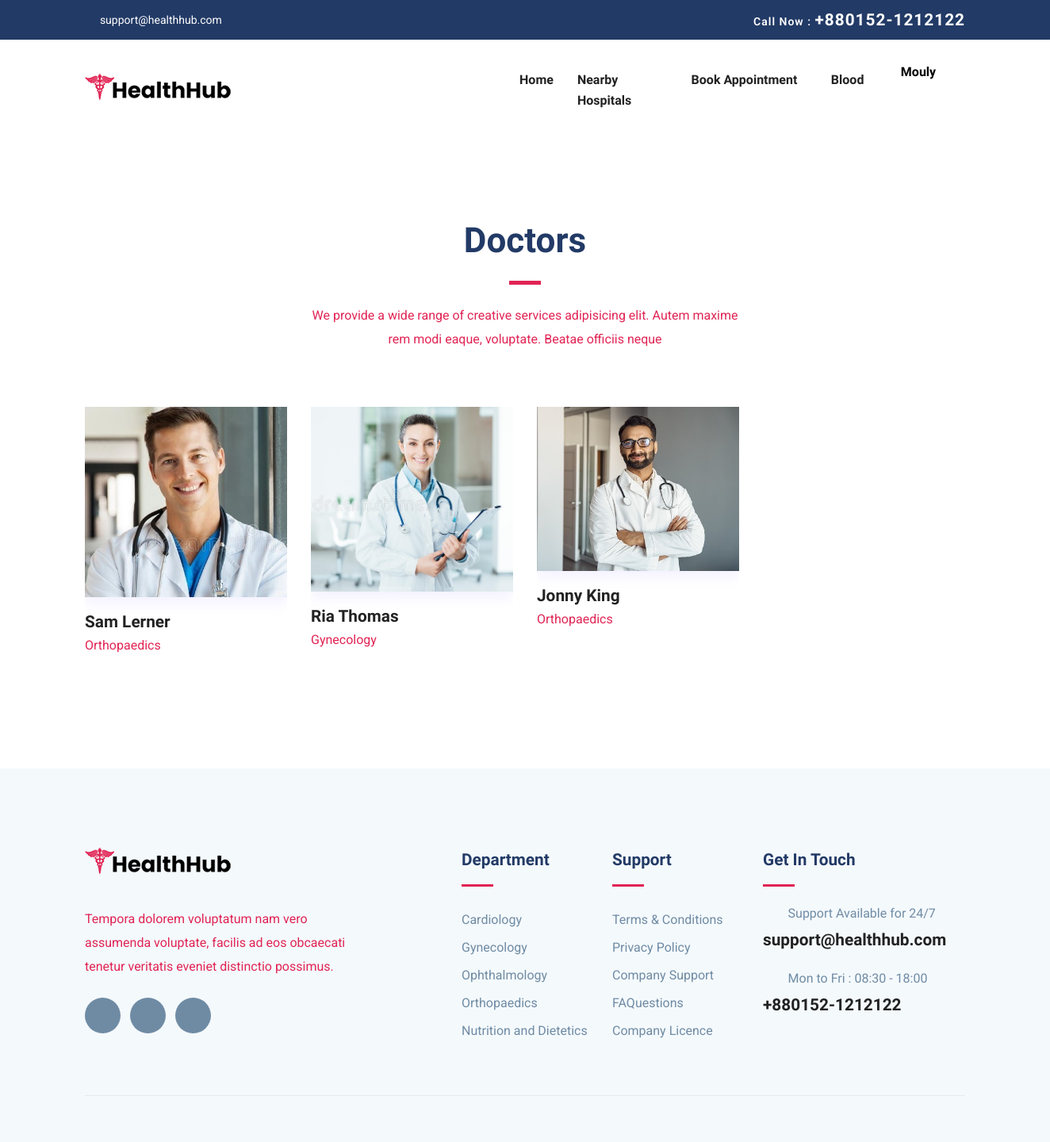
Page /user_doctors.php (signed in) on the committed database.
### tables this page shows
CREATE TABLE `doctors` (
  `doc_id` int(11) NOT NULL,
  `firstname` varchar(50) NOT NULL,
  `lastname` varchar(50) NOT NULL,
  `nid` varchar(50) NOT NULL,
  `education1` varchar(50) NOT NULL,
  `education2` varchar(50) NOT NULL,
  `year1` varchar(50) NOT NULL,
  `year2` varchar(50) NOT NULL,
  `gender` varchar(50) NOT NULL,
  `contact` varchar(50) NOT NULL,
  `clinic_address` varchar(100) NOT NULL,
  `clinic_city` varchar(50) NOT NULL,
  `clinic_zip` varchar(50) NOT NULL,
  `doc_sched_id` int(11) NOT NULL DEFAULT 1,
  `hos_id` int(11) NOT NULL DEFAULT 0,
  `username` varchar(50) NOT NULL,
  `email` varchar(100) NOT NULL,
  `password` varchar(100) NOT NULL,
  `dep_id` int(11) NOT NULL,
  `dep_name` varchar(100) NOT NULL,
  `join_date` varchar(50) NOT NULL,
  `image` varchar(250) NOT NULL,
  `status` int(11) NOT NULL DEFAULT 0
);

CREATE TABLE `department` (
  `dep_id` int(11) NOT NULL,
  `sched_id` int(11) NOT NULL DEFAULT 1,
  `image` varchar(250) NOT NULL,
  `dep_name` varchar(50) NOT NULL,
  `dep_short_description` varchar(250) NOT NULL,
  `dep_full_description` varchar(500) NOT NULL
);

### user_doctors.php (the view, shortened to what this page needs)
<!DOCTYPE html>
<html lang="zxx">
<head>
	<link rel="stylesheet" href="plugins/bootstrap/css/bootstrap.min.css">
	<link rel="stylesheet" href="plugins/icofont/icofont.min.css">
	<link rel="stylesheet" href="plugins/slick-carousel/slick/slick.css">
	<link rel="stylesheet" href="plugins/slick-carousel/slick/slick-theme.css">
	<link rel="stylesheet" href="css/style.css">
</head>
<body id="top">
	<?php include_once("./templates/user_header.php");?>
	<section class="section doctors">
		<div class="container">
			<div class="row justify-content-center">
				<div class="col-lg-6 text-center">
					<div class="section-title">
						<h2>Doctors</h2>
						<div class="divider mx-auto my-4"></div>
						<p>We provide a wide range of creative services adipisicing elit. Autem maxime rem modi eaque,
							voluptate. Beatae officiis neque </p>
					</div>
				</div>
			</div>
			<div class="row shuffle-wrapper portfolio-gallery">
				<?php
					$sql = "SELECT * FROM doctors WHERE `status`='1'";
					$result = mysqli_query($conn, $sql);
					if($result){
						while($row=mysqli_fetch_assoc($result)){
							$name=$row['firstname'] ." ". $row['lastname'];
							$image=$row['image'];
							$doc_id=$row['doc_id'];
							$dep_name=$row['dep_name'];
				?>
				<div class="col-lg-3 col-sm-6 col-md-6 mb-4 shuffle-item"
					data-groups="[&quot;cat1&quot;,&quot;cat2&quot;]">
					<div class="position-relative doctor-inner-box">
						<div class="doctor-profile">
							<div class="doctor-img">
								<img src="images/users/<?php echo $image?>" alt="doctor-image" class="img-fluid w-100">
							</div>
						</div>
						<div class="content mt-3">
							<h4 class="mb-0"><a href="user_doctor_single.php?id=<?php echo $doc_id?>"><?php echo $name?></a></h4>
							<p><?php echo $dep_name?></p>
						</div>
					</div>
				</div>
				<?php
						}
					}
				?>
			</div>
		</div>
	</section>
	<?php include_once("./templates/footer.php");?>
</body>
</html>

### templates/footer.php (shortened to what this page needs)
<?php
include_once("./database/config.php");
?>
	<footer class="footer section gray-bg">
		<div class="container">
			<div class="row">
				<div class="col-lg-4 mr-auto col-sm-6">
					<div class="widget mb-5 mb-lg-0">
						<div class="logo mb-4">
							<img src="images/logo.png" alt="" class="img-fluid">
						</div>
						<p>Tempora dolorem voluptatum nam vero assumenda voluptate, facilis ad eos obcaecati tenetur
							veritatis eveniet distinctio possimus.</p>
						<ul class="list-inline footer-socials mt-4">
							<li class="list-inline-item"><a href="https://www.facebook.com/themefisher"><i
										class="icofont-facebook"></i></a></li>
							<li class="list-inline-item"><a href="https://twitter.com/themefisher"><i
										class="icofont-twitter"></i></a></li>
							<li class="list-inline-item"><a href="https://www.pinterest.com/themefisher/"><i
										class="icofont-linkedin"></i></a></li>
						</ul>
					</div>
				</div>
				<div class="col-lg-2 col-md-6 col-sm-6">
					<div class="widget mb-5 mb-lg-0">
						<h4 class="text-capitalize mb-3">Department</h4>
						<div class="divider mb-4"></div>
						<ul class="list-unstyled footer-menu lh-35">
						<?php
							$sql = "SELECT * FROM department LIMIT 5";
							$result = mysqli_query($conn, $sql);
							if($result){
								while($row=mysqli_fetch_assoc($result)){
									$name=$row['dep_name'];
									$id=$row['dep_id'];
						?>
							<li><a href="department-single.php?id=<?php echo $id ?>"><?php echo $name?></a></li>
							<?php
									}
								}
							?>
						</ul>
					</div>
				</div>
				<div class="col-lg-2 col-md-6 col-sm-6">
					<div class="widget mb-5 mb-lg-0">
						<h4 class="text-capitalize mb-3">Support</h4>
						<div class="divider mb-4"></div>
						<ul class="list-unstyled footer-menu lh-35">
							<li><a href="#">Terms & Conditions</a></li>
							<li><a href="#">Privacy Policy</a></li>
							<li><a href="#">Company Support </a></li>
							<li><a href="#">FAQuestions</a></li>
							<li><a href="#">Company Licence</a></li>
						</ul>
					</div>
				</div>
				<div class="col-lg-3 col-md-6 col-sm-6">
					<div class="widget widget-contact mb-5 mb-lg-0">
						<h4 class="text-capitalize mb-3">Get in Touch</h4>
						<div class="divider mb-4"></div>
						<div class="footer-contact-block mb-4">
							<div class="icon d-flex align-items-center">
								<i class="icofont-email mr-3"></i>
								<span class="h6 mb-0">Support Available for 24/7</span>
							</div>
							<h4 class="mt-2"><a href="tel:+23-345-67890">support@healthhub.com</a></h4>
						</div>
						<div class="footer-contact-block">
							<div class="icon d-flex align-items-center">
								<i class="icofont-support mr-3"></i>
								<span class="h6 mb-0">Mon to Fri : 08:30 - 18:00</span>
							</div>
							<h4 class="mt-2"><a href="tel:+23-345-67890">+880152-1212122</a></h4>
						</div>
					</div>
				</div>
			</div>
			<div class="footer-btm py-4 mt-5">
			</div>
		</div>
	</footer>

### css/style.css (style rules this page uses)
html { overflow-x: hidden; }
body { line-height: 1.6; font-family: "Roboto", sans-serif; -webkit-font-smoothing: antialiased; font-size: 16px; color: #e12454; font-weight: 400; }
h1, .h1, h2, .h2, h3, .h3, h4, .h4, h5, .h5, h6, .h6 { font-family: "Exo", sans-serif; font-weight: 700; color: #222; }
h2, .h2 { font-size: 44px; }
h4, .h4 { font-size: 1.3rem; line-height: 30px; }
h6, .h6 { font-size: 1rem; }
p { line-height: 30px; }
.section { padding: 100px 0; }
a { color: #222; text-decoration: none; transition: all .35s ease; }
.section-title { margin-bottom: 70px; }
.section-title h2 { color: #223a66; }
.gray-bg { background: #f4f9fc; }
.divider { width: 40px; height: 5px; background: #e12454; }
.doctor-inner-box { overflow: hidden; }
.doctor-inner-box .doctor-profile { overflow: hidden; position: relative; box-shadow: 0px 8px 16px 0px rgba(200, 183, 255, 0.2); }
.doctor-inner-box .doctor-profile .doctor-img { transition: all .35s ease; }
.lh-35 { line-height: 35px; }
.footer { padding-bottom: 10px; }
.logo { font-weight: 600; letter-spacing: 1px; }
.widget .divider { height: 3px; }
.widget h4 { color: #223a66; }
.widget .footer-menu a { color: #6F8BA4; }
.footer-contact-block span { font-weight: 400; color: #6F8BA4; }
.footer-contact-block i { font-size: 20px; }
.footer-btm { border-top: 1px solid rgba(0, 0, 0, 0.06); }
.footer-socials li a { width: 45px; height: 45px; background: #6F8BA4; color: #fff; display: inline-block; text-align: center; border-radius: 100%; padding-top: 12px; }

### rows in the picture
doctors: image (picture), name "Sam Lerner", dep_name "Orthopaedics"
doctors: image (picture), name "Ria Thomas", dep_name "Gynecology"
doctors: image (picture), name "Jonny King", dep_name "Orthopaedics"
department: dep_name "Cardiology"
department: dep_name "Gynecology"
department: dep_name "Ophthalmology"
department: dep_name "Orthopaedics"
department: dep_name "Nutrition and Dietetics"

### other values in the picture
$username "Mouly"
